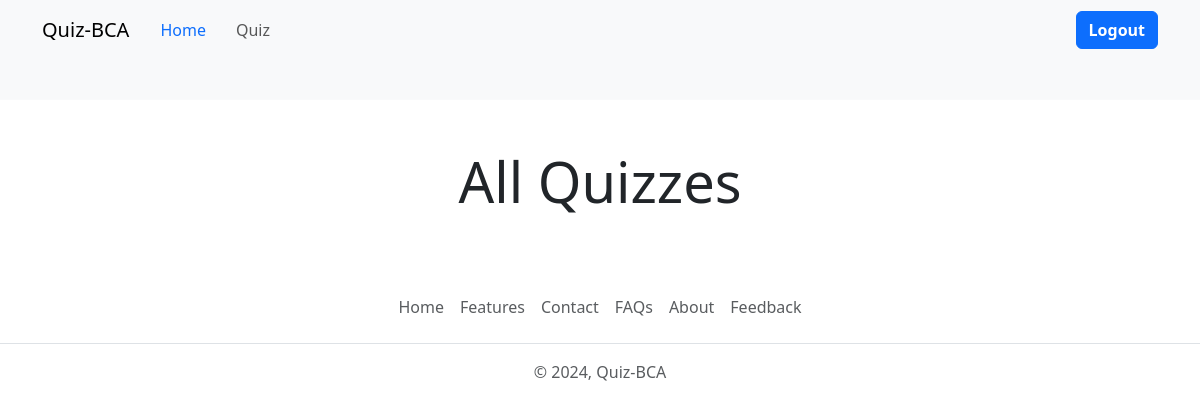
The app's page /dashboard, older data.
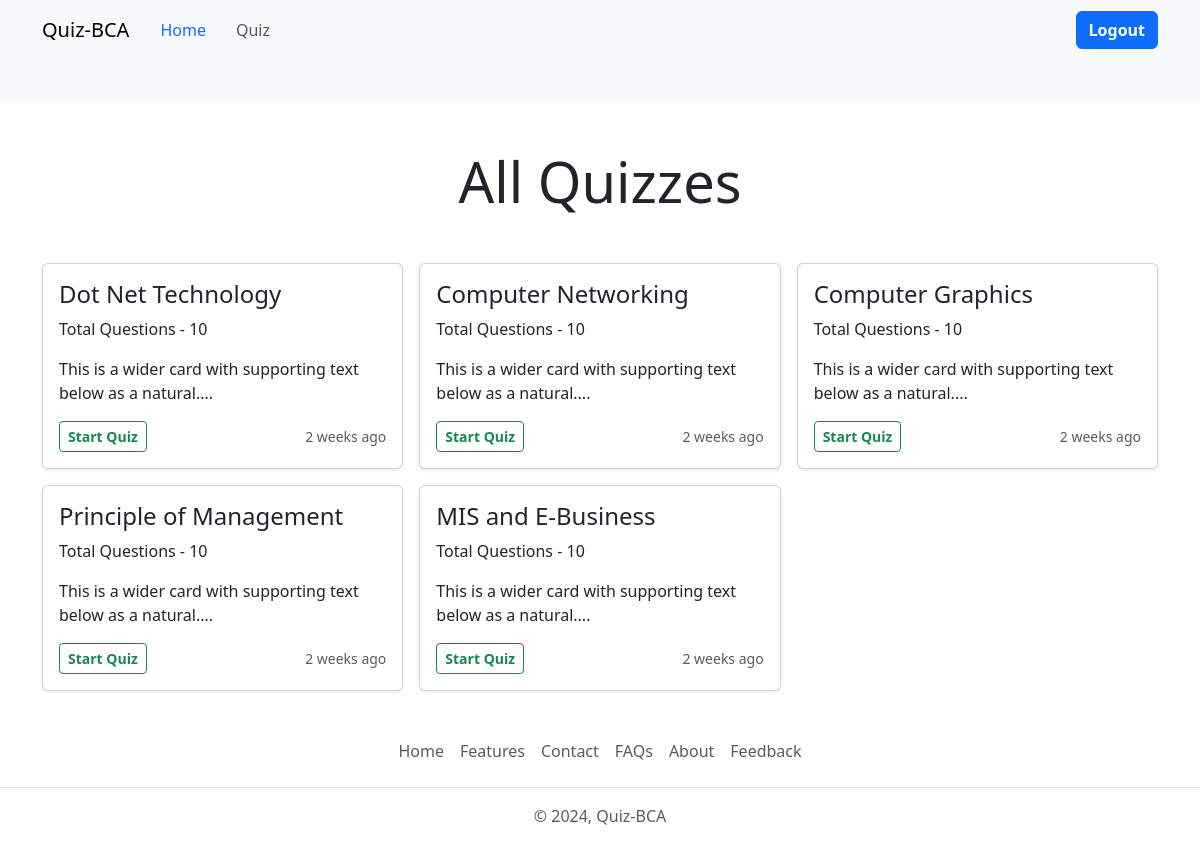
The same page, newer data.
### catalogue/models.py (models this page shows, shortened)
class Category(models.Model):
    category = models.CharField(max_length = 100)

### catalogue/views.py (the view)
def dashboard(request):
    if request.method == 'GET':
        categories = Category.objects.all()
        return render(request, 'dashboard.html', {'categories': categories})

### template/dashboard.html (shortened to what this page needs)
{% extends 'base1.html'%}
{% block content%}
<h1 class="display-4 text-center my-5">All Quizzes</h1>
<div class="container">
    <div class="row row-cols-1 row-cols-sm-1 row-cols-md-2 row-cols-lg-3 g-3">
        {%for i in categories%}
        <div class="col">
            <div class="card shadow-sm">
                <div class="card-body">
                    <h4>{{i.category}}</h4>
                    <p class="card-text">Total Questions - 10</p>
                    <p class="card-text">This is a wider card with supporting text below as a natural....</p>
                    <div class="d-flex justify-content-between align-items-center">
                        <div class="btn-group">
                            <a href="{% url 'catalogue:quiz' i.id%}" type="button" class="btn btn-sm btn-outline-success">Start
                                Quiz</a>
                        </div>
                        <small class="text-body-secondary">2 weeks ago</small>
                    </div>
                </div>
            </div>
        </div>
        {%endfor%}
    </div>
</div>
{% endblock %}

### template/base1.html (shortened to what this page needs)
<!DOCTYPE html>
<html lang="en">
<head>
    <link href="https://cdn.jsdelivr.net/npm/bootstrap@5.3.0-alpha3/dist/css/bootstrap.min.css" rel="stylesheet"
>
    <link rel="stylesheet" href="./style.css">
</head>
<nav class="navbar navbar-expand-lg bg-body-tertiary d-none d-lg-block">
    <div class="container">
        <a class="navbar-brand" href="./index.html">Quiz-BCA</a>
        <div class="collapse navbar-collapse" id="navbarSupportedContent">
            <ul class="navbar-nav me-auto mb-2 mb-lg-0">
                <li class="nav-item">
                    <a class="nav-link active" aria-current="page" href="./index.html">Home</a>
                </li>
                <li class="nav-item">
                    <a class="nav-link" href="./all-quiz.html">Quiz</a>
                </li>
            </ul>
            <form class="d-flex" role="search">
                <a href="./logout.html" class="btn btn-primary ms-2">Logout</a>
            </form>
        </div>
    </div>
</nav>
{% block content %}{% endblock %}
        {% include 'partials/footer.html'%}
</body>
</html>

### template/partials/footer.html
<footer class="py-3 my-4">
    <ul class="nav justify-content-center border-bottom pb-3 mb-3">
        <li class="nav-item"><a href="#" class="nav-link px-2 text-body-secondary">Home</a></li>
        <li class="nav-item"><a href="#" class="nav-link px-2 text-body-secondary">Features</a></li>
        <li class="nav-item"><a href="#" class="nav-link px-2 text-body-secondary">Contact</a></li>
        <li class="nav-item"><a href="#" class="nav-link px-2 text-body-secondary">FAQs</a></li>
        <li class="nav-item"><a href="#" class="nav-link px-2 text-body-secondary">About</a></li>
        <li class="nav-item"><a href="#" class="nav-link px-2 text-body-secondary">Feedback</a></li>
    </ul>
    <p class="text-center text-body-secondary">© 2024, Quiz-BCA</p>
</footer>

### quiz/static/css/style.css (style rules this page uses)
.btn { font-weight: 600; transition: .5s; }
.navbar .navbar-nav .nav-link { padding: 10px 15px; font-size: 16px; transition: .5s; }
.navbar { height: 100px; border-bottom: 1px solid rgba(255, 255, 255, .1); }
.navbar .navbar-nav .nav-link:hover, .navbar .navbar-nav .nav-link.active, .fixed-top.bg-white .navbar .navbar-nav .nav-link:hover, .fixed-top.bg-white .navbar .navbar-nav .nav-link.active { color: var(--bs-primary); }

Row changes from the older to the newer data that the page shows:
added Category: category "Dot Net Technology"
added Category: category "Computer Networking"
added Category: category "Computer Graphics"
added Category: category "Principle of Management"
added Category: category "MIS and E-Business"
